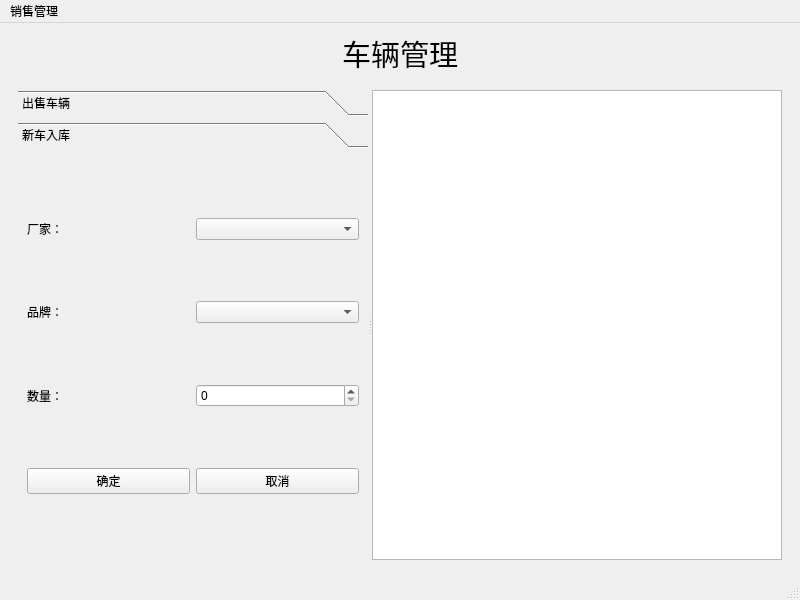
<?xml version="1.0" encoding="UTF-8"?>
<ui version="4.0">
 <class>MainWindow</class>
 <widget class="QMainWindow" name="MainWindow">
  <property name="geometry">
   <rect>
    <x>0</x>
    <y>0</y>
    <width>800</width>
    <height>600</height>
   </rect>
  </property>
  <property name="windowTitle">
   <string>MainWindow</string>
  </property>
  <widget class="QWidget" name="centralwidget">
   <layout class="QGridLayout" name="gridLayout">
    <item row="0" column="0">
     <layout class="QHBoxLayout" name="horizontalLayout">
      <item>
       <spacer name="horizontalSpacer">
        <property name="orientation">
         <enum>Qt::Horizontal</enum>
        </property>
        <property name="sizeHint" stdset="0">
         <size>
          <width>40</width>
          <height>20</height>
         </size>
        </property>
       </spacer>
      </item>
      <item>
       <widget class="QLabel" name="labeltext">
        <property name="font">
         <font>
          <family>楷体</family>
          <pointsize>22</pointsize>
         </font>
        </property>
        <property name="text">
         <string>车辆管理</string>
        </property>
       </widget>
      </item>
      <item>
       <spacer name="horizontalSpacer_2">
        <property name="orientation">
         <enum>Qt::Horizontal</enum>
        </property>
        <property name="sizeHint" stdset="0">
         <size>
          <width>40</width>
          <height>20</height>
         </size>
        </property>
       </spacer>
      </item>
     </layout>
    </item>
    <item row="1" column="0">
     <widget class="QStackedWidget" name="stackedWidget">
      <property name="currentIndex">
       <number>0</number>
      </property>
      <widget class="QWidget" name="car">
       <layout class="QGridLayout" name="gridLayout_2">
        <item row="0" column="1">
         <widget class="QSplitter" name="splitter">
          <property name="minimumSize">
           <size>
            <width>260</width>
            <height>0</height>
           </size>
          </property>
          <property name="orientation">
           <enum>Qt::Horizontal</enum>
          </property>
          <widget class="QToolBox" name="toolBox">
           <property name="sizePolicy">
            <sizepolicy hsizetype="Expanding" vsizetype="Preferred">
             <horstretch>0</horstretch>
             <verstretch>0</verstretch>
            </sizepolicy>
           </property>
           <property name="minimumSize">
            <size>
             <width>350</width>
             <height>0</height>
            </size>
           </property>
           <property name="currentIndex">
            <number>1</number>
           </property>
           <widget class="QWidget" name="page_3">
            <property name="geometry">
             <rect>
              <x>0</x>
              <y>0</y>
              <width>385</width>
              <height>410</height>
             </rect>
            </property>
            <attribute name="label">
             <string>出售车辆</string>
            </attribute>
            <layout class="QGridLayout" name="gridLayout_3">
             <item row="0" column="0" colspan="2">
              <layout class="QHBoxLayout" name="horizontalLayout_2">
               <item>
                <widget class="QLabel" name="label_4">
                 <property name="text">
                  <string>厂家：</string>
                 </property>
                </widget>
               </item>
               <item>
                <spacer name="horizontalSpacer_5">
                 <property name="orientation">
                  <enum>Qt::Horizontal</enum>
                 </property>
                 <property name="sizeHint" stdset="0">
                  <size>
                   <width>40</width>
                   <height>20</height>
                  </size>
                 </property>
                </spacer>
               </item>
               <item>
                <widget class="QComboBox" name="factory"/>
               </item>
               <item>
                <spacer name="horizontalSpacer_3">
                 <property name="orientation">
                  <enum>Qt::Horizontal</enum>
                 </property>
                 <property name="sizeHint" stdset="0">
                  <size>
                   <width>40</width>
                   <height>20</height>
                  </size>
                 </property>
                </spacer>
               </item>
              </layout>
             </item>
             <item row="1" column="0" colspan="2">
              <layout class="QHBoxLayout" name="horizontalLayout_6">
               <item>
                <widget class="QLabel" name="label_9">
                 <property name="text">
                  <string>品牌：</string>
                 </property>
                </widget>
               </item>
               <item>
                <spacer name="horizontalSpacer_6">
                 <property name="orientation">
                  <enum>Qt::Horizontal</enum>
                 </property>
                 <property name="sizeHint" stdset="0">
                  <size>
                   <width>40</width>
                   <height>20</height>
                  </size>
                 </property>
                </spacer>
               </item>
               <item>
                <widget class="QComboBox" name="brand"/>
               </item>
               <item>
                <spacer name="horizontalSpacer_4">
                 <property name="orientation">
                  <enum>Qt::Horizontal</enum>
                 </property>
                 <property name="sizeHint" stdset="0">
                  <size>
                   <width>48</width>
                   <height>17</height>
                  </size>
                 </property>
                </spacer>
               </item>
              </layout>
             </item>
             <item row="2" column="0" colspan="2">
              <layout class="QHBoxLayout" name="horizontalLayout_3">
               <item>
                <widget class="QLabel" name="label_5">
                 <property name="text">
                  <string>报价：</string>
                 </property>
                </widget>
               </item>
               <item>
                <widget class="QLineEdit" name="linePrice"/>
               </item>
               <item>
                <widget class="QLabel" name="label_6">
                 <property name="text">
                  <string>万</string>
                 </property>
                </widget>
               </item>
              </layout>
             </item>
             <item row="3" column="0" colspan="2">
              <layout class="QHBoxLayout" name="horizontalLayout_5">
               <item>
                <widget class="QLabel" name="label_8">
                 <property name="text">
                  <string>数量：</string>
                 </property>
                </widget>
               </item>
               <item>
                <widget class="QSpinBox" name="spinBox"/>
               </item>
               <item>
                <widget class="QLabel" name="label_7">
                 <property name="text">
                  <string>剩余数量:</string>
                 </property>
                </widget>
               </item>
               <item>
                <widget class="QLabel" name="last">
                 <property name="text">
                  <string/>
                 </property>
                </widget>
               </item>
              </layout>
             </item>
             <item row="4" column="0" colspan="2">
              <layout class="QHBoxLayout" name="horizontalLayout_4">
               <item>
                <widget class="QLabel" name="label_10">
                 <property name="text">
                  <string>金额：</string>
                 </property>
                </widget>
               </item>
               <item>
                <widget class="QLineEdit" name="lineEditTotal"/>
               </item>
               <item>
                <widget class="QLabel" name="label_11">
                 <property name="text">
                  <string>万</string>
                 </property>
                </widget>
               </item>
              </layout>
             </item>
             <item row="5" column="0">
              <widget class="QPushButton" name="ButtonSure">
               <property name="text">
                <string>确定</string>
               </property>
              </widget>
             </item>
             <item row="5" column="1">
              <widget class="QPushButton" name="ButtonCancel">
               <property name="text">
                <string>取消</string>
               </property>
              </widget>
             </item>
            </layout>
           </widget>
           <widget class="QWidget" name="page_4">
            <property name="geometry">
             <rect>
              <x>0</x>
              <y>0</y>
              <width>385</width>
              <height>410</height>
             </rect>
            </property>
            <attribute name="label">
             <string>新车入库</string>
            </attribute>
            <layout class="QGridLayout" name="gridLayout_5">
             <item row="0" column="0">
              <widget class="QLabel" name="label">
               <property name="text">
                <string>厂家：</string>
               </property>
              </widget>
             </item>
             <item row="0" column="1">
              <widget class="QComboBox" name="boxInpotFactory"/>
             </item>
             <item row="1" column="0">
              <widget class="QLabel" name="label_2">
               <property name="text">
                <string>品牌：</string>
               </property>
              </widget>
             </item>
             <item row="1" column="1">
              <widget class="QComboBox" name="boxInpotBrand"/>
             </item>
             <item row="2" column="0">
              <widget class="QLabel" name="label_3">
               <property name="text">
                <string>数量：</string>
               </property>
              </widget>
             </item>
             <item row="2" column="1">
              <widget class="QSpinBox" name="spinBox_InputCount"/>
             </item>
             <item row="3" column="0">
              <widget class="QPushButton" name="buttonInputSure">
               <property name="text">
                <string>确定</string>
               </property>
              </widget>
             </item>
             <item row="3" column="1">
              <widget class="QPushButton" name="buttonInputCancel">
               <property name="text">
                <string>取消</string>
               </property>
              </widget>
             </item>
            </layout>
           </widget>
          </widget>
          <widget class="QTextEdit" name="textEdit">
           <property name="readOnly">
            <bool>true</bool>
           </property>
          </widget>
         </widget>
        </item>
       </layout>
      </widget>
      <widget class="QWidget" name="statistics">
       <layout class="QGridLayout" name="gridLayout_4">
        <item row="0" column="0" colspan="4">
         <widget class="QTableView" name="tableView"/>
        </item>
        <item row="1" column="0">
         <widget class="QPushButton" name="buttonAdd">
          <property name="text">
           <string>增加</string>
          </property>
         </widget>
        </item>
        <item row="1" column="1">
         <widget class="QPushButton" name="buttonDel">
          <property name="text">
           <string>删除</string>
          </property>
         </widget>
        </item>
        <item row="1" column="2">
         <widget class="QPushButton" name="buttonSure">
          <property name="text">
           <string>确认</string>
          </property>
         </widget>
        </item>
        <item row="1" column="3">
         <widget class="QPushButton" name="buttonCancel">
          <property name="text">
           <string>取消</string>
          </property>
         </widget>
        </item>
       </layout>
      </widget>
     </widget>
    </item>
   </layout>
  </widget>
  <widget class="QMenuBar" name="menubar">
   <property name="geometry">
    <rect>
     <x>0</x>
     <y>0</y>
     <width>800</width>
     <height>26</height>
    </rect>
   </property>
   <widget class="QMenu" name="menu">
    <property name="title">
     <string>销售管理</string>
    </property>
    <addaction name="actioncar"/>
    <addaction name="actionstatistics"/>
   </widget>
   <addaction name="menu"/>
  </widget>
  <widget class="QStatusBar" name="statusbar"/>
  <action name="actioncar">
   <property name="text">
    <string>车辆管理</string>
   </property>
  </action>
  <action name="actionstatistics">
   <property name="text">
    <string>库存表</string>
   </property>
  </action>
 </widget>
 <resources/>
 <connections/>
</ui>
